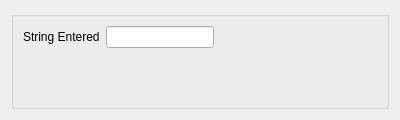
<?xml version="1.0" encoding="UTF-8"?>
<ui version="4.0">
 <class>TestModuleSimpleUIDialog</class>
 <widget class="QDialog" name="TestModuleSimpleUIDialog">
  <property name="geometry">
   <rect>
    <x>0</x>
    <y>0</y>
    <width>400</width>
    <height>120</height>
   </rect>
  </property>
  <property name="sizePolicy">
   <sizepolicy hsizetype="Fixed" vsizetype="Fixed">
    <horstretch>0</horstretch>
    <verstretch>0</verstretch>
   </sizepolicy>
  </property>
  <property name="minimumSize">
   <size>
    <width>300</width>
    <height>120</height>
   </size>
  </property>
  <property name="windowTitle">
   <string>Dialog</string>
  </property>
  <layout class="QVBoxLayout" name="verticalLayout">
   <item>
    <widget class="QGroupBox" name="groupBox">
     <property name="title">
      <string/>
     </property>
     <layout class="QFormLayout" name="formLayout">
      <property name="fieldGrowthPolicy">
       <enum>QFormLayout::FieldsStayAtSizeHint</enum>
      </property>
      <item row="1" column="1">
       <widget class="QLineEdit" name="inputstring_"/>
      </item>
      <item row="1" column="0">
       <widget class="QLabel" name="label_3">
        <property name="text">
         <string>String Entered</string>
        </property>
       </widget>
      </item>
     </layout>
    </widget>
   </item>
  </layout>
 </widget>
 <resources/>
 <connections/>
</ui>
